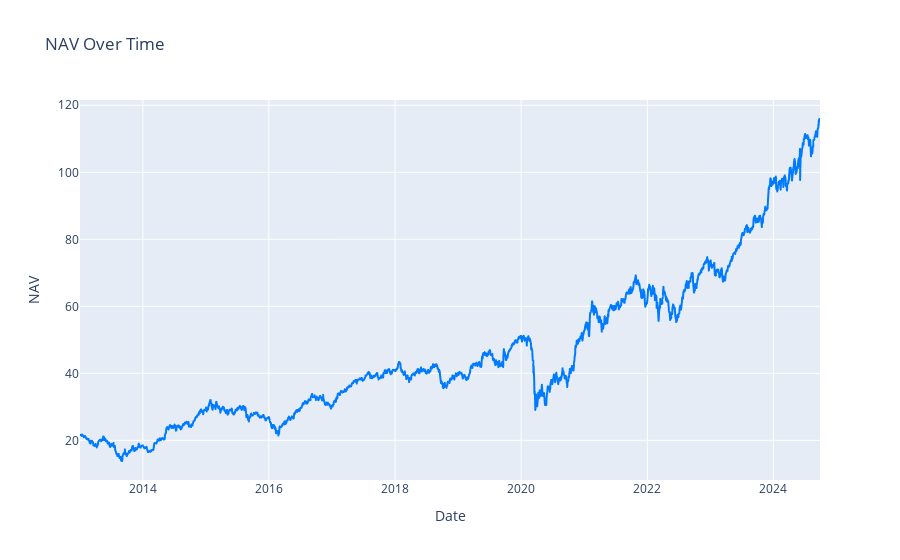

The notebook cell this image was saved under:
### Code cell
import pandas as pd
import plotly.express as px


# Extracting date and nav data into a DataFrame
data = historical_nav1['data']
historical_nav_df = pd.DataFrame(data)

# Convert 'date' to datetime format and 'nav' to float
historical_nav_df['date'] = pd.to_datetime(historical_nav_df['date'], format='%d-%m-%Y')
historical_nav_df['nav'] = historical_nav_df['nav'].astype(float)

# Check if the DataFrame is not empty
if not historical_nav_df.empty:
    # Print historical NAV data
    

    # Plotting the line chart
    fig = px.line(historical_nav_df, x='date', y='nav', 
                  title="NAV Over Time", 
                  labels={"date": "Date", "nav": "NAV"},
                  hover_data={"date": "|%d-%m-%Y", "nav": ":.2f"})
    
    # Customize the layout
    fig.update_traces(line_color="#007bff")
    fig.update_layout(hovermode="x unified", xaxis_title="Date", yaxis_title="NAV")

    # Show the plot
    fig.show()
else:
    print("No historical NAV data found.")

### Figure 1 — Plotly figure (JSON) as saved in the notebook; plotly's stock layout.template omitted (floating-point values rounded to 4 significant figures; data arrays with more than 128 entries replaced by an {"elided": "..."} marker saying what was removed)
{"data": [{"hovertemplate": "Date=%{x|%d-%m-%Y}<br>NAV=%{y:.2f}<extra></extra>", "legendgroup": "", "line": {"color": "#007bff", "dash": "solid"}, "marker": {"symbol": "circle"}, "mode": "lines", "name": "", "showlegend": false, "type": "scattergl", "x": {"elided": "2888 str values"}, "xaxis": "x", "y": {"elided": "2888 float values"}, "yaxis": "y"}], "layout": {"hovermode": "x unified", "legend": {"tracegroupgap": 0}, "title": {"text": "NAV Over Time"}, "xaxis": {"anchor": "y", "domain": [0, 1], "title": {"text": "Date"}}, "yaxis": {"anchor": "x", "domain": [0, 1], "title": {"text": "NAV"}}}}
